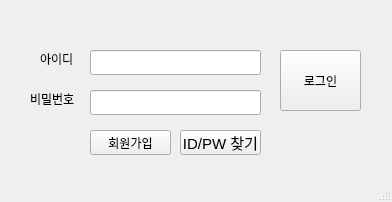
<?xml version="1.0" encoding="UTF-8"?>
<ui version="4.0">
 <class>Login</class>
 <widget class="QMainWindow" name="Login">
  <property name="geometry">
   <rect>
    <x>0</x>
    <y>0</y>
    <width>392</width>
    <height>202</height>
   </rect>
  </property>
  <property name="windowTitle">
   <string>로그인</string>
  </property>
  <widget class="QWidget" name="centralwidget">
   <widget class="QLabel" name="label_2">
    <property name="geometry">
     <rect>
      <x>30</x>
      <y>90</y>
      <width>61</width>
      <height>17</height>
     </rect>
    </property>
    <property name="text">
     <string>비밀번호</string>
    </property>
   </widget>
   <widget class="QLabel" name="label">
    <property name="geometry">
     <rect>
      <x>40</x>
      <y>50</y>
      <width>41</width>
      <height>17</height>
     </rect>
    </property>
    <property name="text">
     <string>아이디</string>
    </property>
   </widget>
   <widget class="QLineEdit" name="get_id">
    <property name="geometry">
     <rect>
      <x>90</x>
      <y>50</y>
      <width>171</width>
      <height>25</height>
     </rect>
    </property>
   </widget>
   <widget class="QLineEdit" name="get_pw">
    <property name="geometry">
     <rect>
      <x>90</x>
      <y>90</y>
      <width>171</width>
      <height>25</height>
     </rect>
    </property>
    <property name="echoMode">
     <enum>QLineEdit::Password</enum>
    </property>
   </widget>
   <widget class="QPushButton" name="login_btn">
    <property name="geometry">
     <rect>
      <x>280</x>
      <y>50</y>
      <width>81</width>
      <height>61</height>
     </rect>
    </property>
    <property name="styleSheet">
     <string notr="true">QPushButton:hover
{background-color:#333; color:#fff;}</string>
    </property>
    <property name="text">
     <string>로그인</string>
    </property>
   </widget>
   <widget class="QPushButton" name="signup_btn">
    <property name="geometry">
     <rect>
      <x>90</x>
      <y>130</y>
      <width>81</width>
      <height>25</height>
     </rect>
    </property>
    <property name="styleSheet">
     <string notr="true">QPushButton:hover
{background-color:#333; color:#fff;}</string>
    </property>
    <property name="text">
     <string>회원가입</string>
    </property>
   </widget>
   <widget class="QPushButton" name="find_btn">
    <property name="enabled">
     <bool>true</bool>
    </property>
    <property name="geometry">
     <rect>
      <x>180</x>
      <y>130</y>
      <width>81</width>
      <height>25</height>
     </rect>
    </property>
    <property name="font">
     <font>
      <pointsize>11</pointsize>
     </font>
    </property>
    <property name="styleSheet">
     <string notr="true">QPushButton:hover
{background-color:#333; color:#fff;}</string>
    </property>
    <property name="text">
     <string>ID/PW 찾기</string>
    </property>
   </widget>
  </widget>
  <widget class="QMenuBar" name="menubar">
   <property name="geometry">
    <rect>
     <x>0</x>
     <y>0</y>
     <width>392</width>
     <height>28</height>
    </rect>
   </property>
  </widget>
  <widget class="QStatusBar" name="statusbar"/>
 </widget>
 <tabstops>
  <tabstop>get_id</tabstop>
  <tabstop>get_pw</tabstop>
  <tabstop>signup_btn</tabstop>
  <tabstop>find_btn</tabstop>
  <tabstop>login_btn</tabstop>
 </tabstops>
 <resources/>
 <connections/>
</ui>
